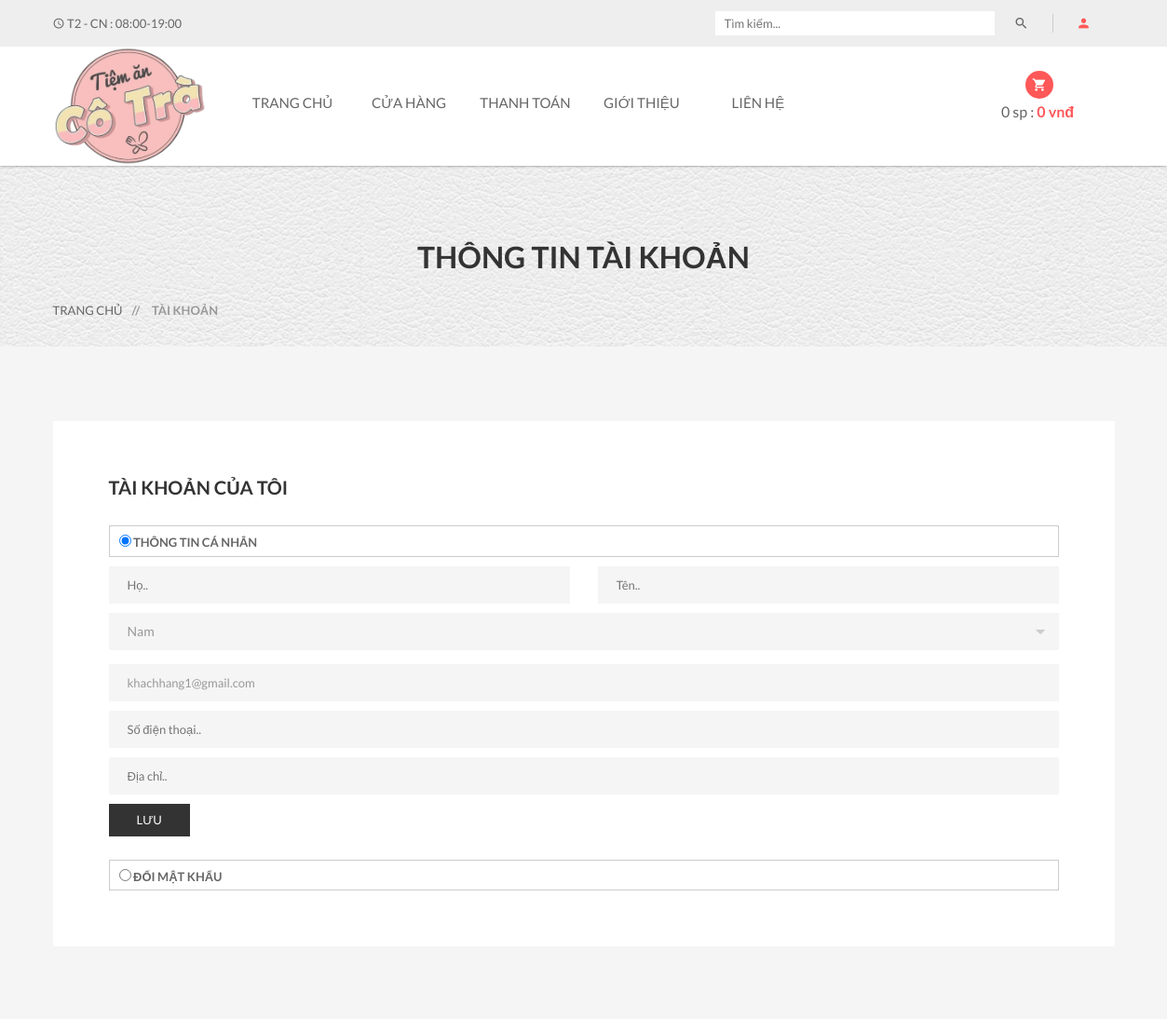
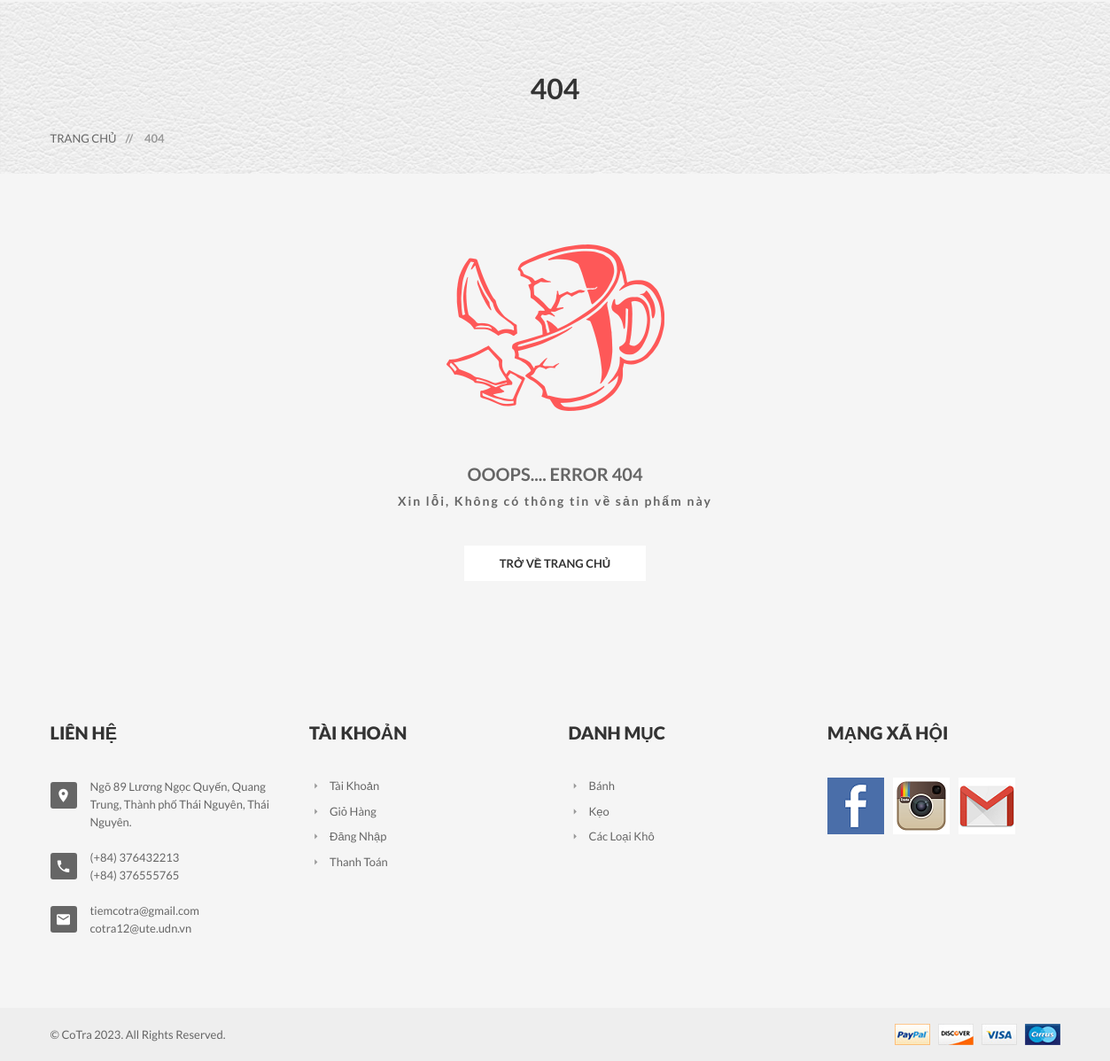
The page /?act=taikhoan&xuli=account (signed in) on the database its author committed (2 pictures, top to bottom).
### tables this page shows
CREATE TABLE `user` (
  `UserID` int(11) NOT NULL,
  `UserFirstname` varchar(20) NOT NULL,
  `UserLastname` varchar(20) NOT NULL,
  `UserGender` varchar(10) NOT NULL,
  `UserPhone` varchar(20) DEFAULT NULL,
  `Email` varchar(50) NOT NULL,
  `UserAddress` varchar(200) NOT NULL,
  `Username` varchar(100) NOT NULL,
  `UserPassword` varchar(100) NOT NULL,
  `DecentralizationID` int(11) NOT NULL,
  `UserStatus` int(11) NOT NULL
);

CREATE TABLE `category` (
  `CategoryID` int(11) NOT NULL,
  `CategoryName` varchar(255) DEFAULT NULL
);

### Controllers/LoginController.php (called while the page is built, shortened)
<?php
require_once "Models/login.php";
class LoginController
{
    var $login_model;
    public function __construct()
    {
        $this->login_model = new Login();
    }
    function account()
    {
        $data_danhmuc = $this->login_model->danhmuc();
        $data = $this->login_model->account();
        include_once 'Views/index.php';
    }
}

### Models/connection.php (called while the page is built, shortened)
<?php
class connection
{
    function __construct()
    {
        $severname ="localhost";
        $username ="root";
        $password ="";
        $db_name ="QL_Tiem_banh";
        $this->conn = new mysqli($severname, $username, $password, $db_name);
    }
}
?>

### Models/login.php (called while the page is built, shortened)
<?php
require_once "model.php";
class Login extends Model
{
    var $conn;
    function __construct()
    {
        $conn_obj = new Connection();
        $this->conn = $conn_obj->conn;
    }
    function account()
    {
        $id = $_SESSION['login']['UserID'];
        return $this->conn->query("SELECT * from user where userId = $id")->fetch_assoc();
    }
}

### Models/model.php (called while the page is built, shortened)
<?php
require_once "connection.php";
class model
{
    function danhmuc()
    {
        $query =  "SELECT * from category ";
        include "result.php";
        return $data;
    }
    function chitietdanhmuc($id)
    {
        $query =  "SELECT d.categoryName as Ten, l.* FROM category as d, typeproduct as l WHERE d.categoryId = l.typeproductId and d.categoryId = $id";
        include "result.php";
        return $data;
    }
}

### Admin/MVC/Models/result.php (called while the page is built)
<?php
$result = $this->conn->query($query);
$data = array();
while ($row = $result->fetch_assoc()) {
    $data[] = $row;
}
?>

### Views/login/my-account.php (the view, shortened to what this page needs)
<div class="pages-title section-padding">
	<div class="container">
		<div class="row">
			<div class="col-xs-12">
				<div class="pages-title-text text-center">
					<h2>Thông tin tài khoản</h2>
					<ul class="text-left">
						<li><a href="index.php?act=home">Trang chủ</a></li>
						<li><span> // </span>Tài khoản</li>
					</ul>
				</div>
			</div>
		</div>
	</div>
</div>
<section class="pages my-account-page section-padding">
	<div class="container">
		<div class="row">
			<div class="col-xs-12 col-sm-12">
				<div class="padding60">
					<div class="log-title">
						<h3><strong>Tài khoản của tôi</strong></h3>
					</div>
					<div class="prament-area main-input" id="doitk">
						<ul class="panel-group" id="accordion">
							<li class="panel">
								<div class="account-title" data-toggle="collapse" data-parent="#accordion" data-target="#collapse1">
									<label>
										<input type="radio" checked value="forever" name="rememberme" />
										Thông tin cá nhân
									</label>
								</div>
								<div id="collapse1" class="panel-collapse collapse in">
									<div class="single-log-info">
										<div class="bulling-title">
											<div class="custom-input">
												<form action="?act=taikhoan&xuli=update" method="post">
													<div class="row">
														<div class="col-md-6">
															<input type="text" name="Ho" placeholder="Họ.." required value="<?= $data['Ho'] ?>" />
														</div>
														<div class="col-md-6">
															<input type="text" name="Ten" placeholder="Tên.." required value="<?= $data['Ten'] ?>" />
														</div>
													</div>
													<div class="custom-select">
														<select class="form-control" name="GioiTinh" title="Giới tính">
															<option <?= ($data['GioiTinh'] == 'Nam') ? 'selected' : '' ?> value="Nam"> Nam</option>
														</select>
													</div>
													<input type="email" name="Email" placeholder="Địa chỉ Email.." required value="<?= $data['Email'] ?>" />
													<input type="text" name="SĐT" placeholder="Số điện thoại.." required pattern="[0-9]+" minlength="10" value="<?= $data['SDT'] ?>" />
													<input type="text" name="DiaChi" placeholder="Địa chỉ.." required value="<?= $data['DiaChi'] ?>" />
													<div class="submit-text">
														<button type="submit_tt">Lưu</button>
													</div>
												</form>
											</div>
										</div>
									</div>
							</li>
							<li class="panel">
								<div class="account-title" data-toggle="collapse" data-parent="#accordion" data-target="#collapse4">
									<label>
										<input type="radio" value="forever" name="rememberme" />
										Đổi mật khẩu
									</label>
								</div>
							</li>
						</ul>
					</div>
				</div>
			</div>
		</div>
	</div>
</section>

### Views/header_footer/footer.php
<footer class="footer-two">
    <div class="footer-top section-padding">
        <div class="footer-dsc">
            <div class="container">
                <div class="row">
                    <div class="col-xs-12 col-sm-6 col-md-3">
                        <div class="single-text">
                            <div class="footer-title">
                                <h4>Liên hệ</h4>
                            </div>
                            <div class="footer-text">
                                <ul>
                                    <li>
                                        <i class="mdi mdi-map-marker"></i>
                                        <p>Ngõ 89 Lương Ngọc Quyến, Quang Trung, Thành phố Thái Nguyên, Thái Nguyên.</p>
                                    </li>
                                    <li>
                                        <i class="mdi mdi-phone"></i>
                                        <p>(+84) 376432213</p>
                                        <p>(+84) 376555765</p>
                                    </li>
                                    <li>
                                        <i class="mdi mdi-email"></i>
                                        <p>tiemcotra@gmail.com</p>
                                        <p>cotra12@ute.udn.vn</p>
                                    </li>
                                </ul>
                            </div>
                        </div>
                    </div>
                    <div class="col-xs-6 col-sm-3 col-md-3 wide-mobile">
                        <div class="single-text">
                            <div class="footer-title">
                                <h4>Tài khoản</h4>
                            </div>
                            <div class="footer-menu">
                                <ul>
                                    <li><a href="?act=taikhoan&xuli=account"><i class="mdi mdi-menu-right"></i>Tài
                                            khoản</a></li>
                                    <li><a href="?act=cart"><i class="mdi mdi-menu-right"></i>Giỏ Hàng</a></li>
                                    <li><a href="?act=taikhoan"><i class="mdi mdi-menu-right"></i>Đăng Nhập</a></li>
                                    <li><a href="?act=checkout"><i class="mdi mdi-menu-right"></i>Thanh Toán</a></li>
                                </ul>
                            </div>
                        </div>
                    </div>
                    <div class="col-xs-6 col-sm-3 col-md-3 wide-mobile">
                        <div class="single-text">
                            <div class="footer-title">
                                <h4>Danh mục</h4>
                            </div>
                            <div class="footer-menu">
                                <ul>
                                    <?php foreach ($data_danhmuc as $row) { ?>
                                    <li><a href="?act=shop&sp=<?php echo $row['CategoryID']?>"><i
                                                class="mdi mdi-menu-right"></i><?php echo $row['CategoryName']?></a>
                                    </li>
                                    <?php  } ?>
                                </ul>
                            </div>
                        </div>
                    </div>
                    <div class="col-xs-12 col-sm-12 col-md-3 r-margin-top wide-mobile">
                        <div class="single-text">
                            <div class="footer-title">
                                <h4>Mạng xã hội</h4>
                            </div>
                            <div class="clearfix instagram">
                                <ul>
                                    <li><a href="#"><img src="public/img/footer/in1.png" alt="Instagram" /></a></li>
                                    <li><a href="#"><img src="public/img/footer/in2.png" alt="Instagram" /></a></li>
                                    <li><a href="#"><img src="public/img/footer/in3.png" alt="Instagram" /></a></li>
                                </ul>
                            </div>
                        </div>
                    </div>
                </div>
            </div>
        </div>
    </div>
    <div class="footer-bottom">
        <div class="container">
            <div class="row">
                <div class="col-xs-12 col-sm-6">
                    <p>&copy; CoTra 2023. All Rights Reserved.</p>
                </div>
                <div class="col-xs-12 col-sm-6 text-right">
                    <a href="https://www.nganluong.vn/vn/home.html" target="_blank"><img
                            src="public/img/footer/payment.png" alt="" /></a>
                </div>
            </div>
        </div>
    </div>
</footer>

### rows shown on the page
user: Email "khachhang1@gmail.com"
category: CategoryName "Bánh"
category: CategoryName "Kẹo"
category: CategoryName "Các Loại Khô"

### other values the page prints
$soluong "0"
$thanhtien "0"
